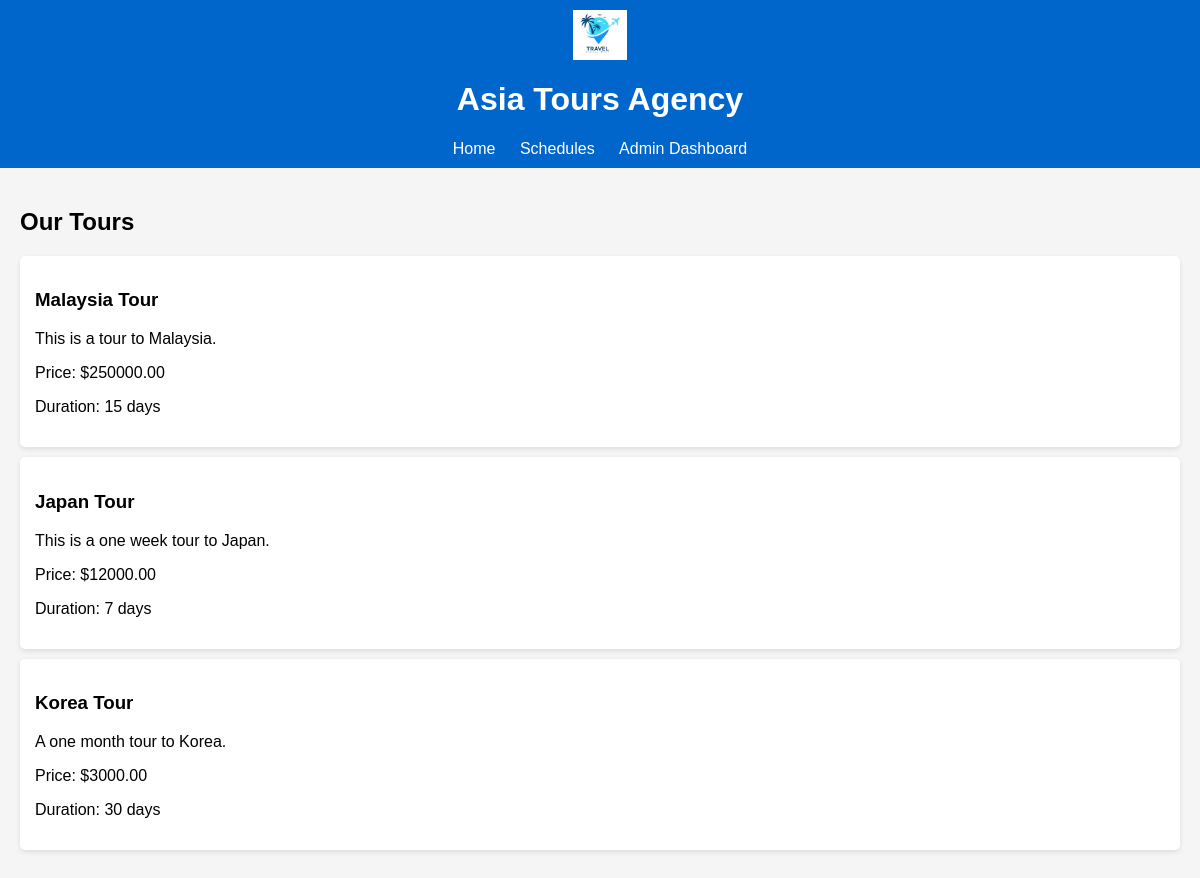
The page / on the database its author committed.
### asiatoursagency/models.py (models this page shows, shortened)
class Tour(models.Model):
    name = models.CharField(max_length=200)
    description = models.TextField()
    price = models.DecimalField(max_digits=10, decimal_places=2)
    duration = models.IntegerField(help_text="Duration in days")

### asiatoursagency/views.py (the view)
# urls.py: path('', views.index, name="index"),
def index(request):
    tours = Tour.objects.all()
    return render(request, 'tours/index.html', {'tours': tours})

### asiatoursagency/templates/tours/index.html
{% extends 'base.html' %}
{% block content %}
<h2>Our Tours</h2>
<ul>
    {% for tour in tours %}
    <li>
        <h3>{{ tour.name }}</h3>
        <p>{{ tour.description }}</p>
        <p>Price: ${{ tour.price }}</p>
        <p>Duration: {{ tour.duration }} days</p>
    </li>
    {% endfor %}
</ul>
{% endblock %}

### asiatoursagency/templates/base.html (shortened to what this page needs)
<!DOCTYPE html>
{% load static %}
<html lang="en">
<head>
    <link rel="stylesheet" href="{% static 'css/style.css' %}">
</head>
<body>
    <header>
        <img src="{% static 'images/logo.jpg' %}" alt="Asia Tours Logo">
        <h1>Asia Tours Agency</h1>
        <nav>
            <a href="{% url 'index' %}">Home</a>
            <a href="{% url 'schedule' %}">Schedules</a>
            <a href="{% url 'admin' %}">Admin Dashboard</a>
        </nav>
    </header>
    <main>
        {% block content %}
        {% endblock %}
    </main>
</body>
</html>

### asiatoursagency/static/css/style.css (style rules this page uses)
body { font-family: Arial, sans-serif; margin: 0; padding: 0; background-color: #f5f5f5; }
header { background-color: #0066cc; color: white; padding: 10px 20px; text-align: center; }
header img { height: 50px; vertical-align: middle; }
header nav a { color: white; margin: 0 10px; text-decoration: none; }
main { padding: 20px; }
ul { list-style: none; padding: 0; }
ul li { background: white; margin: 10px 0; padding: 15px; border-radius: 5px; box-shadow: 0 2px 5px rgba(0, 0, 0, 0.1); }

### rows shown on the page
Tour: name "Malaysia Tour", description "This is a tour to Malaysia.", price "250000.00", duration "15"
Tour: name "Japan Tour", description "This is a one week tour to Japan.", price "12000.00", duration "7"
Tour: name "Korea Tour", description "A one month tour to Korea.", price "3000.00", duration "30"
